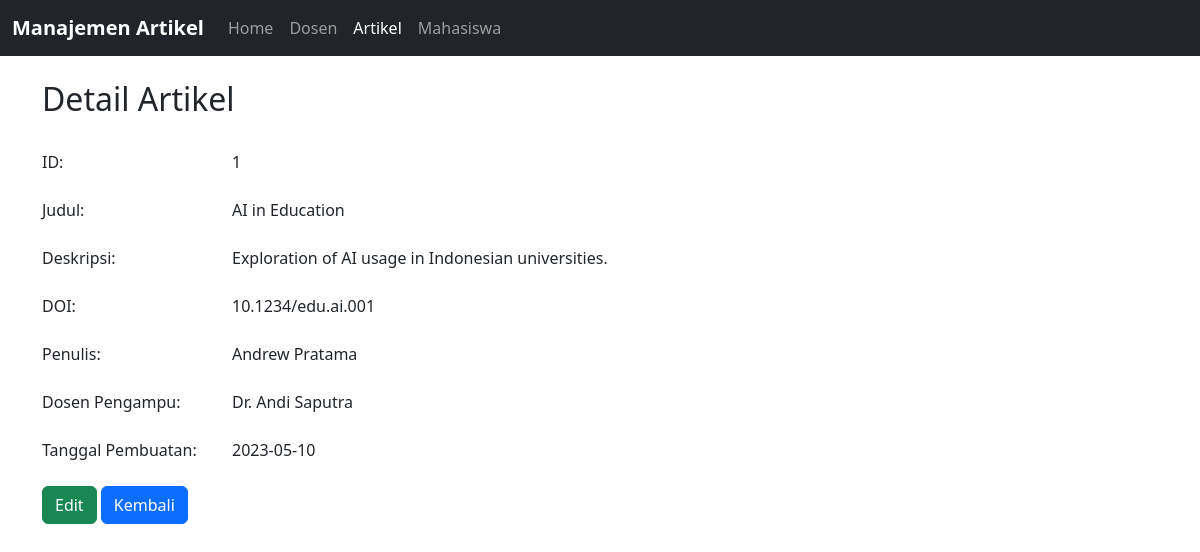
The page /Project/index.php?page=articles&action=view&id=1 on the database its author committed.
### tables this page shows
CREATE TABLE articles (
    id INT AUTO_INCREMENT PRIMARY KEY,
    title VARCHAR(128) NOT NULL,
    description MEDIUMTEXT,
    doi VARCHAR(255) NOT NULL UNIQUE,
    creator_id INT NOT NULL,
    lecturer_id INT NOT NULL,
    creation_date DATE NOT NULL,
    FOREIGN KEY (creator_id) REFERENCES students(id),
    FOREIGN KEY (lecturer_id) REFERENCES lecturers(id)
);

CREATE TABLE students (
    id INT AUTO_INCREMENT PRIMARY KEY,
    name VARCHAR(128) NOT NULL,
    nim VARCHAR(16) NOT NULL UNIQUE,
    phone VARCHAR(32) NOT NULL,
    join_date DATE NOT NULL,
    lecturer_id INT NOT NULL,
    FOREIGN KEY (lecturer_id) REFERENCES lecturers(id)
);

CREATE TABLE lecturers (
    id INT AUTO_INCREMENT PRIMARY KEY,
    name VARCHAR(128) NOT NULL,
    nidn VARCHAR(16) NOT NULL UNIQUE,
    phone VARCHAR(32) NOT NULL,
    join_date DATE NOT NULL
);

### Project/controllers/ArticleController.php (called while the page is built, shortened)
<?php
include_once("models/Article.php");
class ArticleController {
    private $article_model;
    private $view;
    public function __construct() {
        $this->article_model = new Article();
        $this->view = "views/ArticleView.php";
    }
    public function render() {
        $article_data = $this->article_model->getAllArticles();
        include_once($this->view);
    }
}
?>

### Project/models/Database.php (called while the page is built)
<?php
class Database {
    private $host = "localhost";
    private $username = "root";
    private $password = "";
    private $dbname = "tp8_mvc25";
    public $db;
    public function __construct() {
        try {
            $this->db = new PDO("mysql:host=$this->host;dbname=$this->dbname", $this->username, $this->password);
            $this->db->setAttribute(PDO::ATTR_ERRMODE, PDO::ERRMODE_EXCEPTION);
        } catch (PDOException $e) {
            die("Connection failed: " . $e->getMessage());
        }
    }
    public function executeQuery($query, $params = []) {
        try {
            $stmt = $this->db->prepare($query);
            $stmt->execute($params);
            return $stmt;
        } catch (PDOException $e) {
            die("Error executing SQL query due to: " . $e->getMessage());
        }
    }
}
?>

### Project/models/Article.php (called while the page is built, shortened)
<?php
include_once("models/Database.php");
class Article extends Database {
    private $table_name = "articles";
    public function getAllArticles() {
        $stmt = $this->executeQuery("SELECT articles.id, articles.title, articles.description, articles.doi, articles.creator_id, students.name AS creator_name, articles.lecturer_id, lecturers.name AS lecturer_name, articles.creation_date
                                            FROM $this->table_name
                                            INNER JOIN students ON articles.creator_id = students.id
                                            INNER JOIN lecturers ON articles.lecturer_id = lecturers.id");
        if (isset($stmt)) {
            return $stmt->fetchAll(PDO::FETCH_ASSOC);
        }
    }
}
?>

### Project/views/ArticleView.view.php (the view, shortened to what this page needs)
<?php
$article_id = "";
$article_title = "";
$article_description = "";
$article_doi = "";
$article_creator_name = "";
$article_lecturer_name = "";
$article_creation_date = "";
if (isset($_GET["id"])) {
    foreach ($article_data as $data):
        if ($data["id"] == $_GET["id"]) {
            $article_id = $_GET["id"];
            $article_title = $data["title"];
            $article_description  = $data["description"];
            $article_doi = $data["doi"];
            $article_creator_name = $data["creator_name"];
            $article_lecturer_name = $data["lecturer_name"];
            $article_creation_date = $data["creation_date"];
        }
    endforeach;
}
?>
<div class="row mb-4 ">
	<div class="col-md-12">
		<h2 class="heading-section">Detail Artikel</h2>
	</div>
</div>
<div class="row mb-4">
            <label class="col-md-2">ID:</label>
            <div class="col"><?= $article_id ?></div>
        </div>
        <div class="row mb-4">
            <label class="col-md-2">Judul:</label>
            <div class="col"><?= $article_title ?></div>
        </div>
        <div class="row mb-4">
            <label class="col-md-2">Deskripsi:</label>
            <div class="col"><?= $article_description ?></div>
        </div>
        <div class="row mb-4">
            <label class="col-md-2">DOI:</label>
            <div class="col"><?= $article_doi ?></div>
        </div>
        <div class="row mb-4">
            <label class="col-md-2">Penulis:</label>
            <div class="col"><?= $article_creator_name ?></div>
        </div>
        <div class="row mb-4">
            <label class="col-md-2">Dosen Pengampu:</label>
            <div class="col"><?= $article_lecturer_name ?></div>
        </div>
        <div class="row mb-4">
            <label class="col-md-2">Tanggal Pembuatan:</label>
            <div class="col"><?= $article_creation_date ?></div>
        </div>
        <button type="button" onclick="location.href='index.php?page=articles&action=edit&id=<?= $article_id ?>'" class="btn mb-2 mb-md-0 btn-success" name="">Edit</button>
        <button type="button" onclick="location.href='index.php?page=articles'" class="btn mb-2 mb-md-0 btn-primary" name="">Kembali</button>

### rows shown on the page
articles: title "AI in Education", description "Exploration of AI usage in Indonesian universities.", doi "10.1234/edu.ai.001", creation_date "2023-05-10"
students: name "Andrew Pratama"
lecturers: name "Dr. Andi Saputra"

### other values the page prints
$article_id "1"
